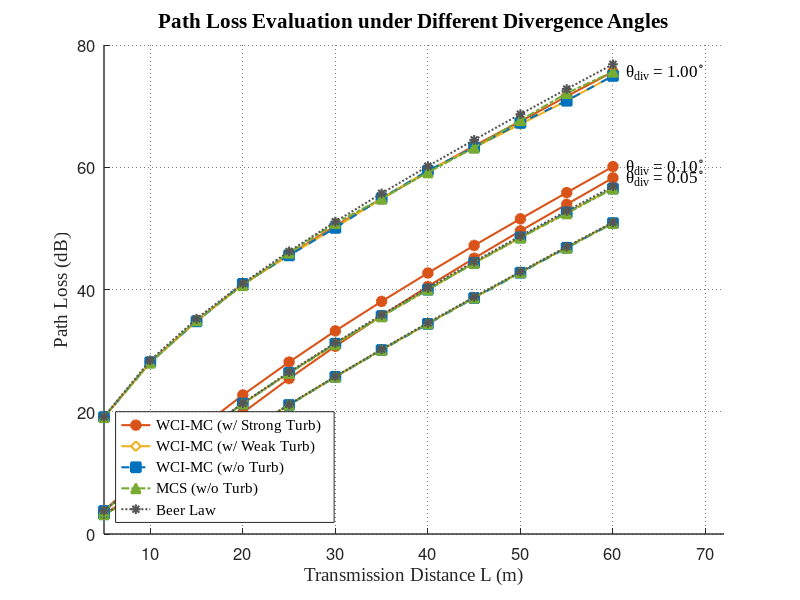
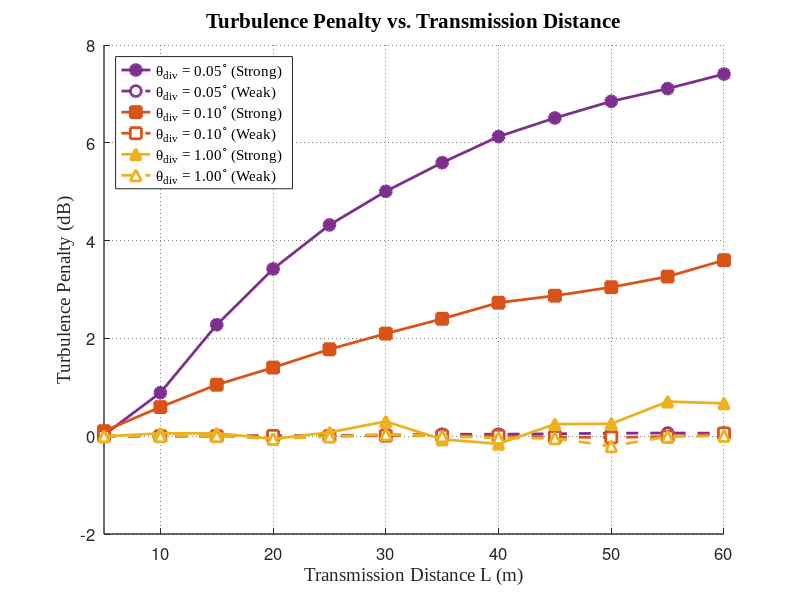

MATLAB code for these plots, in order:
%% Exp3.3.1: Data Visualization (Path Loss & Turbulence Penalty vs Divergence)
clc; clear; close all;

% --- 1. 加载所有产生的数据 ---
try
    d_WCI_Strong = load('data_exp3_div_WCIMC_Strong.mat');
    d_WCI_Weak   = load('data_exp3_div_WCIMC_Weak.mat');
    d_WCI_None   = load('data_exp3_div_WCIMC_None.mat'); 
    d_MCS        = load('data_exp3_div_MCS.mat');
catch
    error('数据加载失败，请务必先运行对应的仿真脚本生成 .mat 数据文件。');
end

dist_axis = d_WCI_Strong.dist_axis;
div_angles_deg = d_WCI_Strong.div_angles_deg;
num_div = length(div_angles_deg);
c_val = d_WCI_Strong.coef_c; 
w0 = 0.002; r_rx = 0.005;              

% 视觉色系规范 (固定算法映射颜色)
c_Strong = '#D95319'; c_Weak   = '#EDB120'; c_NoTurb = '#0072BD'; 
c_MCS    = '#77AC30'; c_Beer   = '#555555'; 

% 严格设置 4:3 物理尺寸参数
fig_width = 640; fig_height = 480;

% =========================================================================
% 图 1：绝对路径衰减绘图 (所有束散角合并至同一张图)
% =========================================================================
figure('Color', 'w', 'Position', [100, 100, fig_width, fig_height]);
hold on;
h_leg = []; % 用于存储图例句柄

for i = 1:num_div
    theta_half_rad = (div_angles_deg(i) / 2) * (pi / 180);
    
    % Beer-Lambert 几何衰减基准解析解
    W_geo = sqrt(w0^2 + (dist_axis .* tan(theta_half_rad)).^2);
    geom_loss = 1 - exp(-2 .* (r_rx.^2) ./ (W_geo.^2));
    PL_Beer = -10 * log10(max(exp(-c_val .* dist_axis) .* geom_loss, 1e-300));
    
    % 绘制性能曲线
    h1 = plot(dist_axis, -d_WCI_Strong.PL_Cell_WCI_Strong{i}, '-', 'Color', c_Strong, ...
                   'Marker', 'o', 'LineWidth', 1.5, 'MarkerSize', 7, 'MarkerFaceColor', c_Strong);
    h2 = plot(dist_axis, -d_WCI_Weak.PL_Cell_WCI_Weak{i}, '-', 'Color', c_Weak, ...
                   'Marker', 'd', 'LineWidth', 1.5, 'MarkerSize', 7, 'MarkerFaceColor', 'w');
                   
    h3 = plot(dist_axis, -d_WCI_None.PL_Cell_WCI_None{i}, '--', 'Color', c_NoTurb, ...
                   'Marker', 's', 'LineWidth', 1.5, 'MarkerSize', 7, 'MarkerFaceColor', c_NoTurb);
                   
    h4 = plot(dist_axis, -d_MCS.PL_Cell_MCS{i}, '-.', 'Color', c_MCS, ...
                   'Marker', '^', 'LineWidth', 1.5, 'MarkerSize', 7, 'MarkerFaceColor', c_MCS);
                   
    h5 = plot(dist_axis, PL_Beer, ':', 'Color', c_Beer, ...
                   'Marker', '*', 'LineWidth', 1.5, 'MarkerSize', 7, 'MarkerFaceColor', c_Beer);
    
    % 收集第一组束散角的曲线句柄，用于生成全局图例
    if i == 1
        h_leg = [h1, h2, h3, h4, h5];
    end
    
    % 使用 text 动态标注当前束散角，定位于最远距离数据的右侧
    x_text = dist_axis(end);
    y_text = -d_WCI_Strong.PL_Cell_WCI_Strong{i}(end);
    
    % 为防止文本重叠，将文本放置在点位的稍微偏右位置
    text(x_text + 1.5, y_text, sprintf('\\theta_{div} = %.2f^\\circ', div_angles_deg(i)), ...
        'FontSize', 12, 'FontName', 'Times New Roman', 'Color', 'k', 'HorizontalAlignment', 'left');
end

grid on; set(gca, 'GridLineStyle', ':', 'GridAlpha', 0.6, 'FontSize', 12, 'LineWidth', 1);
xlabel('Transmission Distance L (m)', 'FontSize', 14, 'FontName', 'Times New Roman');
ylabel('Path Loss (dB)', 'FontSize', 14, 'FontName', 'Times New Roman');
title('Path Loss Evaluation under Different Divergence Angles', 'FontSize', 15, 'FontName', 'Times New Roman');

% 适度扩展 X 轴范围，以容纳右侧附加的文本标注
xlim([min(dist_axis), max(dist_axis) + 12]); 

% 仅使用第一组句柄生成代表算法的图例，更新标签为 WCI-MC (w/o Turb)
lgd = legend(h_leg, {'WCI-MC (w/ Strong Turb)', 'WCI-MC (w/ Weak Turb)', 'WCI-MC (w/o Turb)', 'MCS (w/o Turb)', 'Beer Law'}, ...
    'Location', 'southwest', 'FontSize', 11, 'FontName', 'Times New Roman');

% =========================================================================
% 图 2：核心机制对比：强/弱湍流附加损耗演化图
% =========================================================================
figure('Color', 'w', 'Position', [400, 200, fig_width, fig_height]);
hold on;

% 为不同的束散角分配递进色系
color_penalties = {'#7E2F8E', '#D95319', '#EDB120'};
markers = {'o', 's', '^'};

h_pen_strong = zeros(1, num_div);
h_pen_weak   = zeros(1, num_div);

for i = 1:num_div
    % 计算强/弱湍流引起的相对惩罚 (相对无湍流 WCI-MC 基准)
    penalty_strong = (-d_WCI_Strong.PL_Cell_WCI_Strong{i}) - (-d_WCI_None.PL_Cell_WCI_None{i});
    penalty_weak   = (-d_WCI_Weak.PL_Cell_WCI_Weak{i}) - (-d_WCI_None.PL_Cell_WCI_None{i});
    
    % 绘制强湍流惩罚（实线，实心标记）
    h_pen_strong(i) = plot(dist_axis, penalty_strong, '-', 'Color', color_penalties{i}, ...
        'Marker', markers{i}, 'LineWidth', 2, 'MarkerSize', 8, 'MarkerFaceColor', color_penalties{i});
    
    % 绘制弱湍流惩罚（虚线，空心标记）
    h_pen_weak(i)   = plot(dist_axis, penalty_weak, '--', 'Color', color_penalties{i}, ...
        'Marker', markers{i}, 'LineWidth', 2, 'MarkerSize', 8, 'MarkerFaceColor', 'w');
end

grid on; set(gca, 'GridLineStyle', ':', 'GridAlpha', 0.6, 'FontSize', 12, 'LineWidth', 1);
xlabel('Transmission Distance L (m)', 'FontSize', 14, 'FontName', 'Times New Roman');
ylabel('Turbulence Penalty (dB)', 'FontSize', 14, 'FontName', 'Times New Roman');
title('Turbulence Penalty vs. Transmission Distance', 'FontSize', 15, 'FontName', 'Times New Roman');
xlim([min(dist_axis), max(dist_axis)]);

% 构建图例标签 (结合束散角与湍流强度)
leg_labels_pen = {};
h_leg_all = [];
for i = 1:num_div
    leg_labels_pen{end+1} = sprintf('\\theta_{div} = %.2f^\\circ (Strong)', div_angles_deg(i));
    leg_labels_pen{end+1} = sprintf('\\theta_{div} = %.2f^\\circ (Weak)', div_angles_deg(i));
    h_leg_all = [h_leg_all, h_pen_strong(i), h_pen_weak(i)];
end

% 将图例分两列显示以提升空间利用率和排版美观度
legend(h_leg_all, leg_labels_pen, 'Location', 'northwest', 'FontSize', 11, 'FontName', 'Times New Roman', 'NumColumns', 1);

disp('数据可视化完毕。所有图像均按照要求 4:3 物理比例出图，已包含强/弱双重湍流独立解耦加载。');
